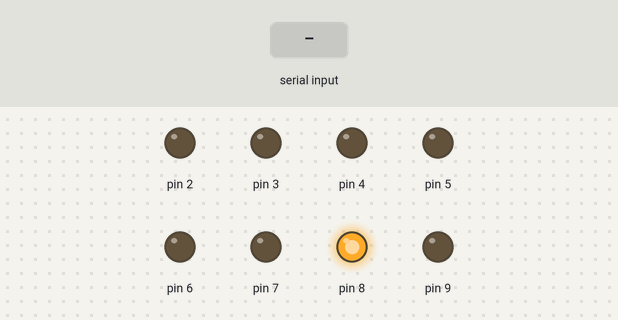
A sketch run on a simulated Arduino Uno, built with avr-gcc and run on an emulated ATmega328P. Shown: output pins drawn as LEDs (lit = HIGH). The test bench sets the inputs (shaded band).

Above: at 1.2 s.
1.3 s: "90,45\n" received over Serial
At 2.9 s:
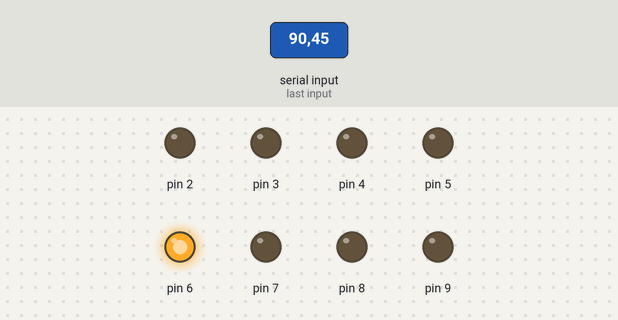
3.5 s: "5\n" received over Serial
At 4.4 s:
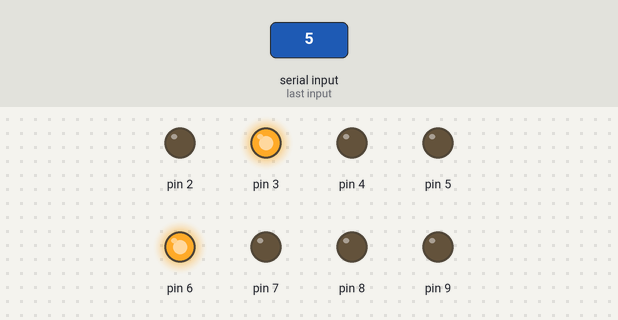
6.5 s: "30,150\n" received over Serial
At 7.9 s:
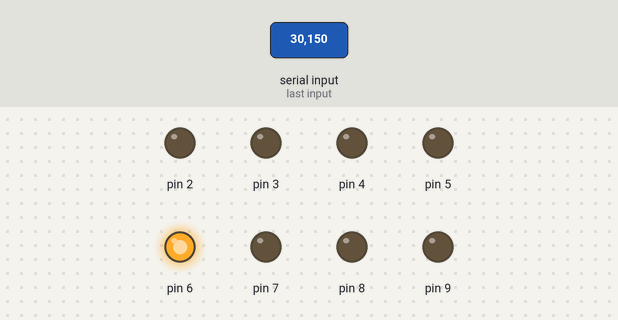
Timing chart, 0 to 11.5 s (numbered marks = the images above; inputs shaded):
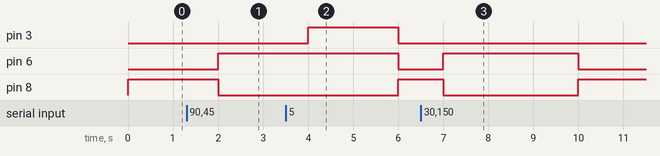

Measured:
- after the input at 1.3 s, pin 6: LOW → HIGH after 0.70 s; pin 8: HIGH → LOW after 0.70 s
- after the input at 3.5 s, pin 3: LOW → HIGH after 0.50 s, → LOW 2.0 s later; pin 6: HIGH → LOW after 2.5 s instead of 1.5 s; pin 8: LOW → HIGH after 2.5 s instead of 1.5 s
- after the input at 6.5 s, pin 6: LOW → HIGH after 0.50 s, → LOW 3.0 s later; pin 8: HIGH → LOW after 0.50 s, → HIGH 3.0 s later

The sketch:

7seg_1.ino
```cpp
int num = 0;
int X[10][8] =
{
  {0, 0, 0, 0, 0, 0, 1, 0},    //0
  {1, 0, 0, 1, 1, 1, 1, 0},    //1
  {0, 0, 1, 0, 0, 1, 0, 0},    //2
  {0, 0, 0, 0, 1, 1, 0, 0},    //3
  {1, 0, 0, 1, 1, 0, 0, 0},    //4
  {0, 1, 0, 0, 1, 0, 0, 0},    //5
  {0, 1, 0, 0, 0, 0, 0, 0},    //6
  {0, 0, 0, 1, 1, 1, 1, 0},    //7
  {0, 0, 0, 0, 0, 0, 0, 0},    //8
  {0, 0, 0, 0, 1, 0, 0, 0}     //9
};

void setup()
{
  Serial.begin(9600);
  for (int i = 2; i < 10; i++)
  {
    pinMode(i, OUTPUT);
  }
}

void loop()
{
  if (Serial.available() > 0)
  {
    num = Serial.parseInt();
    num = constrain(num, 0, 9);
  }
  for (int i = 2; i < 10; i++)
  {
    digitalWrite(i, X[num][i - 2]);
  }
  delay(1000);
}
```
